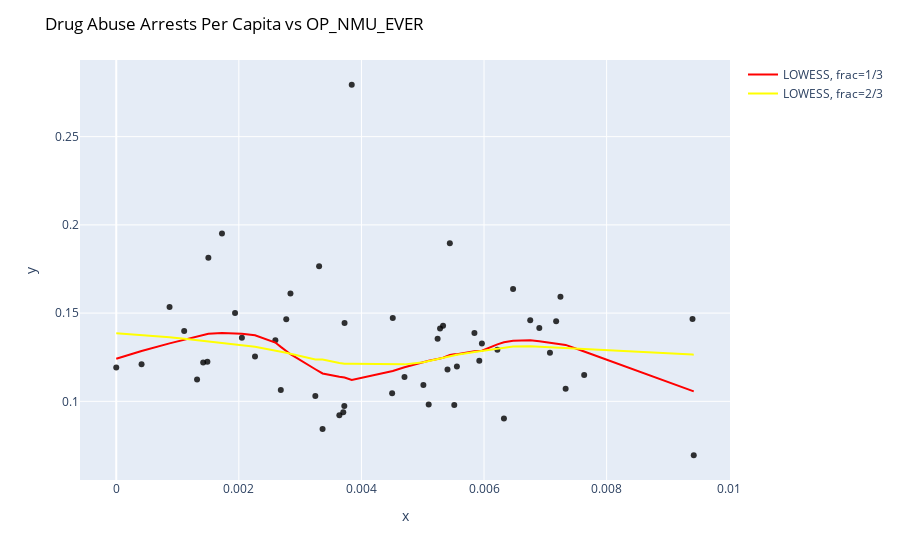

This figure's notebook cell:
### Code cell
# OP_NMU_EVER
endog = final_data["OP_NMU_EVER"].values
endog
exogvals = X2["drug_abuse_arrests_PerCapita"]
exog = exogvals.values
# x values 
#X1
#X2
# y values
#final_data["OP_NMU_EVER"]
#final_data["BENZ_NMU_EVER"]
#final_data["STIM_NMU_EVER"]
#final_data["GABA_NMU_EVER"]
#final_data["ILL_USE"]
new_y = lowess(endog, exog, frac=1./3)
new_y2 = lowess(endog, exog, frac=2/3)
new_y3 = lowess(endog, exog, frac=1/5)


fig = px.scatter(df, x=exog, y=endog, 
                 opacity=0.8, color_discrete_sequence=['black'])

fig.update_layout(title=dict(text="Drug Abuse Arrests Per Capita vs OP_NMU_EVER ", 
                             font=dict(color='black')))
# Add the prediction line
fig.add_traces(go.Scatter(x=new_y[:,0], y=new_y[:,1], name='LOWESS, frac=1/3', line=dict(color='red')))
fig.add_traces(go.Scatter(x=new_y2[:,0], y=new_y2[:,1], name='LOWESS, frac=2/3', line=dict(color='yellow')))
#fig.add_traces(go.Scatter(x=new_y3[:,0], y=new_y3[:,1], name='LOWESS, frac=1/5', line=dict(color='blue')))
